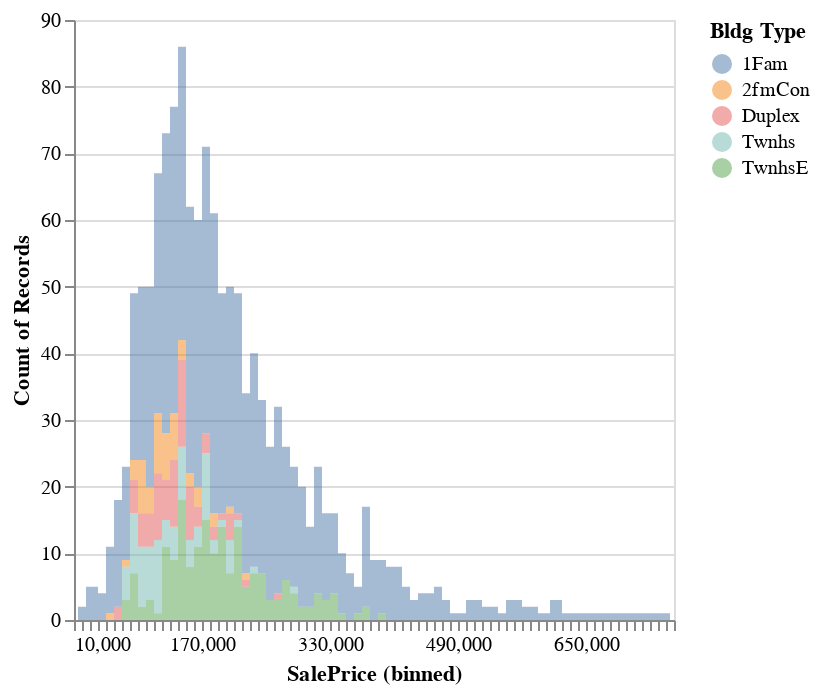

Source (notebook cell):
### Markdown cell above
The overlaid histograms (or density plots) of sale price by building type for the Ames housing data

### Code cell
# overlaid histograms in altair
# alt.Chart(df_ames).mark_bar().encode(
#     x="SalePrice",
#     y="count()"
# )
# df_ames.columns
df_building = df_ames.groupby(["Bldg Type"])["SalePrice"].value_counts().reset_index(name="count")
df_building

alt.Chart(df_building).transform_fold( 
    ['Bldg Type'], 
    as_=['Columns', 'Values'] 
).mark_area( 
    opacity=0.5, 
    interpolate='step'
).encode( 
    alt.X('SalePrice', bin=alt.Bin(maxbins=100)), 
    alt.Y('count(SalePrice)'), 
    alt.Color('Bldg Type:N')
)

### Figure 1 — Vega-Lite specification as saved in the notebook (floating-point values rounded to 4 significant figures; data arrays with more than 128 entries replaced by an {"elided": "..."} marker saying what was removed)
{"config": {"view": {"continuousWidth": 300, "continuousHeight": 300}}, "data": {"name": "data-cf35173b77c055a2441165f0efb6ab74"}, "mark": {"type": "area", "interpolate": "step", "opacity": 0.5}, "encoding": {"color": {"field": "Bldg Type", "type": "nominal"}, "x": {"bin": {"maxbins": 100}, "field": "SalePrice", "type": "quantitative"}, "y": {"aggregate": "count", "field": "SalePrice", "type": "quantitative"}}, "transform": [{"fold": ["Bldg Type"], "as": ["Columns", "Values"]}], "$schema": "https://vega.github.io/schema/vega-lite/v5.15.1.json", "datasets": {"data-cf35173b77c055a2441165f0efb6ab74": {"elided": "1337 records"}}}
